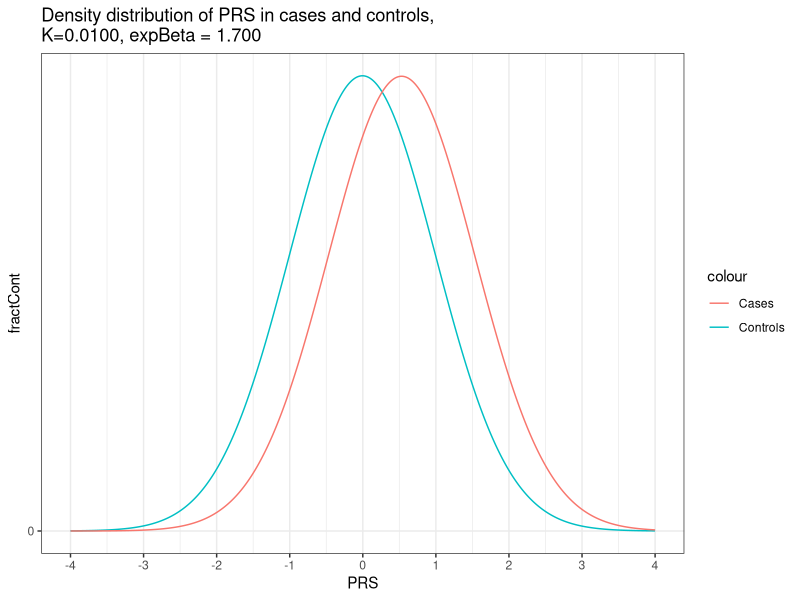

This figure's R source: (Note: this script raises an error after producing the figure.)
# Model PRS etc using relative risk
# Copyright 2019 David Curtis

# Update from code used in this paper:
# https://www.preprints.org/manuscript/201810.0171/v1

# This version models the PRS by assuming that the PRS has a linear effect on log of relative risk, close to logistic regression model
# For this, set expBeta which is the increase in relative risk associated with 1 unit increase in PRS
# Throughout, I have pretended that the odds ratio is the same as the risk ratio and refer to OR rather than RR
# I reckon this is good enough for a relatively rare trait and much easier to work with

library(ggplot2)

# Set these variables to the values you want

nSub=100000 # number of subjects to simulate
K=0.01 # prevalence
expBeta=1.7 # relative risk increase associated with 1 SD increase in PRS

# multiplot from Cookbook for R - http://www.cookbook-r.com/Graphs/Multiple_graphs_on_one_page_(ggplot2)/
multiplot <- function(..., plotlist=NULL, file, cols=1, layout=NULL) {
  library(grid)
  
  # Make a list from the ... arguments and plotlist
  plots <- c(list(...), plotlist)
  
  numPlots = length(plots)
  
  # If layout is NULL, then use 'cols' to determine layout
  if (is.null(layout)) {
    # Make the panel
    # ncol: Number of columns of plots
    # nrow: Number of rows needed, calculated from # of cols
    layout <- matrix(seq(1, cols * ceiling(numPlots/cols)),
                     ncol = cols, nrow = ceiling(numPlots/cols))
  }
  
  if (numPlots==1) {
    print(plots[[1]])
    
  } else {
    # Set up the page
    grid.newpage()
    pushViewport(viewport(layout = grid.layout(nrow(layout), ncol(layout))))
    
    # Make each plot, in the correct location
    for (i in 1:numPlots) {
      # Get the i,j matrix positions of the regions that contain this subplot
      matchidx <- as.data.frame(which(layout == i, arr.ind = TRUE))
      
      print(plots[[i]], vp = viewport(layout.pos.row = matchidx$row,
                                      layout.pos.col = matchidx$col))
    }
  }
}

set.seed(1)

beta=log(expBeta)
risks=data.frame(matrix(0, ncol = 9, nrow =801))
colnames(risks)=c("PRS","Density","caseProportion","Risk","fractCont","fractCase","Specificity","Sensitivity","PPV")
risks$PRS=(-400:400)/100
risks$Density=dnorm(risks$PRS)
risks$caseProportion=exp(risks$PRS*beta)*risks$Density*0.01
expAlpha=K/sum(risks$caseProportion)
risks$Risk=exp(risks$PRS*beta)*expAlpha
risks$fractCont=risks$Density*0.01*(1-risks$Risk)/(1-K)
risks$fractCase=risks$Density*0.01*risks$Risk/K
t=sprintf("Density distribution of PRS in cases and controls,\nK=%.4f, expBeta = %.3f",K,expBeta)
pDistRisk=ggplot(risks, aes(PRS)) +
  geom_line(aes(y=fractCont,colour="Controls")) + 
  geom_line(aes(y=fractCase,colour="Cases")) + 
  ggtitle(t) + 
  scale_x_continuous(breaks = seq(-4,4,by =1))  + 
  coord_cartesian(xlim=c(-4,4)) +
  scale_y_continuous(breaks = seq(0,1,by =0.1)) +
  theme_bw()

totControl=nSub*(1-K)
totCase=nSub*K
totPercent=0
lastr=1
nControl=0
nCase=0
thisPercent=0
rr=2
for (r in 2:801)
{
  nControl=nControl+risks$fractCont[r]*(1-K)*nSub
  nCase=nCase+risks$fractCase[r]*K*nSub
  thisPercent=thisPercent+risks$Density[r]*0.01
  if (thisPercent>=0.01 || r==801) {
   centiles$controls[rr]=nControl
   centiles$cases[rr]=nCase
   centiles$PRS[rr]=(risks$PRS[lastr]+risks$PRS[r])/2
   lastr=r
   rr=rr+1
   totPercent=totPercent+0.01
   thisPercent=thisPercent-0.01
   nControl=0
   nCase=0
  }
}

centiles$cases[1]=0
centiles$controls[1]=hundredth
centiles$PRS[1]=centiles$PRS[2]
controlsSoFar=0
casesSoFar=0
centiles$Prevalence=centiles$cases/hundredth
totAUC=0
tCase=0.25
tControl=0.25
tOR=3
for (r in 2:101)
{
  controlsSoFar=controlsSoFar+centiles$controls[r]
  casesSoFar=casesSoFar+centiles$cases[r]
  centiles$Specificity[r]=controlsSoFar/totControl
  centiles$Sensitivity[r]=1-casesSoFar/totCase
  if ((1-centiles$Sensitivity[r])>tCase) {
    m=sprintf("Quartile for cases finishes at %d th centile",r)
    print(m)
    tCase=tCase+0.25
  }
  if (centiles$Specificity[r]>tControl) {
    m=sprintf("Quartile for controls finishes at %d th centile",r)
    print(m)
    tControl=tControl+0.25
  }

    AUC=(centiles$Sensitivity[r-1]+centiles$Sensitivity[r])*0.5*(centiles$Specificity[r]-centiles$Specificity[r-1])
    centiles$AUC[r]=AUC
    totAUC=totAUC+AUC
    centiles$PPV[r]=(totCase-casesSoFar)/((totCase-casesSoFar)+(totControl-controlsSoFar))
    if (r<101) {
      centiles$OR[r]=(totCase-casesSoFar)/(totControl-controlsSoFar)/(casesSoFar/controlsSoFar)
      if (centiles$OR[r]>tOR && r>50) {
        m=sprintf("OR reaches %d at %d th centile",tOR,r)
        print(m)
        tOR=tOR+1
      }
  }
}
centiles$AUC[1]=0
centiles$Specificity[1]=0
centiles$Sensitivity[1]=1
centiles$PPV[101]=centiles$PPV[100]

deciles=data.frame(matrix(0, ncol = 5, nrow =10))
colnames(deciles)=c("decile","PRS","controls","cases","relOR")
deciles$decile=(1:10)
for (r in 1:10)
{
  deciles$PRS[r]=centiles$PRS[(r-1)*10+6]
  deciles$controls[r]=0
  deciles$cases[r]=0
  for (rr in 1:10)
  {
    deciles$controls[r]=deciles$controls[r]+centiles$controls[(r-1)*10+1+rr]
    deciles$cases[r]=deciles$cases[r]+centiles$cases[(r-1)*10+1+rr]
  }
  if (r==1) {
    baseOdds=deciles$cases[r]/deciles$controls[r]
  }
  deciles$relOR[r]=(deciles$cases[r]/deciles$controls[r])/baseOdds
}

t=sprintf("PRS decile relative ORs")
decORRisk=ggplot(deciles,aes(decile,relOR)) + geom_line() + theme_bw() +
  scale_x_continuous(breaks = seq(1,10,by=1))  + expand_limits( y = 0) + scale_y_continuous(breaks=seq(0,100,1)) +
  ggtitle(t)
t=sprintf("OR against PRS")
ORRisk=ggplot(centiles,aes(PRS,OR)) + geom_line() + theme_bw() +
  scale_x_continuous(breaks = seq(-3,3,by=1))  + 
  coord_cartesian(xlim=c(-4,4)) +
  ggtitle(t)
t=sprintf("Prevalence by centile of PRS")
PrevalenceRisk=ggplot(centiles,aes(centile,Prevalence)) + geom_line() + theme_bw() +
  scale_x_continuous(breaks = seq(0,100,by =10)) + 
  scale_y_continuous(breaks = seq(0,K*5,by =K*0.2)) +
  ggtitle(t)
t=sprintf("Sensitivity, specificity and positive predictive value\nfor different values of PRS")
SpecSensRisk=ggplot(centiles,aes(PRS)) + 
  geom_line(aes(y=Specificity,colour="Specificity")) + 
  geom_line(aes(y=Sensitivity,colour="Sensitivity")) + 
  geom_line(aes(y=PPV,colour="PPV")) + 
  ggtitle(t) + 
  scale_x_continuous(breaks = seq(-3,3,by =1))  + 
  coord_cartesian(xlim=c(-4,4)) +
  scale_y_continuous(breaks = seq(0,1,by =0.1)) +
  ylab("Sensitivity, specificity, PPV") +
  theme_bw()
t=sprintf("Sensitivity, specificity and positive predictive value\nfor different centiles of PRS")
SpecSensCentRisk=ggplot(centiles,aes(centile)) + 
  geom_line(aes(y=Specificity,colour="Specificity")) + 
  geom_line(aes(y=Sensitivity,colour="Sensitivity")) + 
  geom_line(aes(y=PPV,colour="PPV")) + 
  ggtitle(t) + scale_x_continuous(breaks = seq(-3,3,by =1))  + 
  scale_x_continuous(breaks = seq(0,100,by =10)) + 
  scale_y_continuous(breaks = seq(0,1,by =0.1)) +
  ylab("Sensitivity, specificity, PPV") +
  theme_bw()
t=sprintf("Sensitivity against specificity,\nAUC = %f",totAUC)
ROCRisk=ggplot(centiles,aes(Specificity,Sensitivity)) + geom_line() + theme_bw() +
  scale_x_continuous(breaks = seq(0,1,by =0.1)) + 
  scale_y_continuous(breaks = seq(0,1,by =0.1)) +
  ggtitle(t)
r <- vector("list", 6)
r[[1]]=pDistRisk
r[[2]]=decORRisk
r[[3]]=PrevalenceRisk
r[[4]]=ORRisk
r[[5]]=SpecSensCentRisk
r[[6]]=ROCRisk
dev.new()
multiplot(plotlist=r,cols=3)

